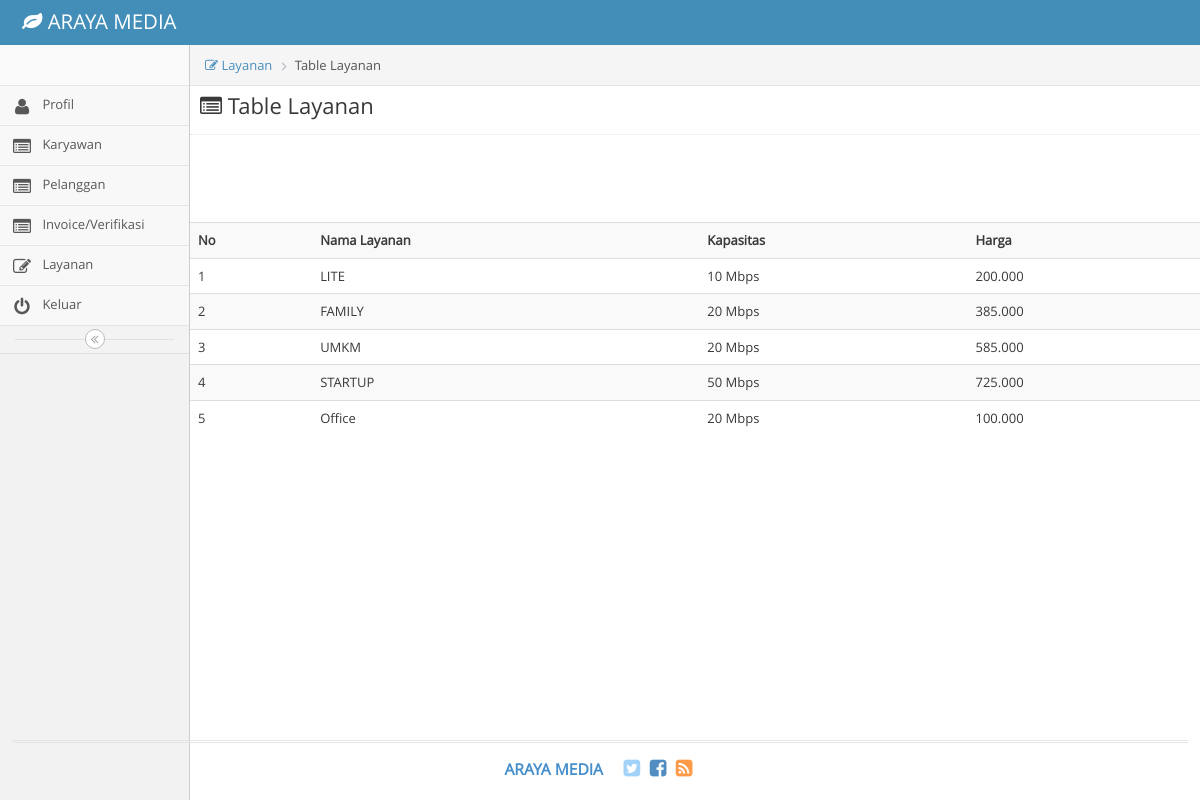
The app's page /index.php/layanan_admin, older data.
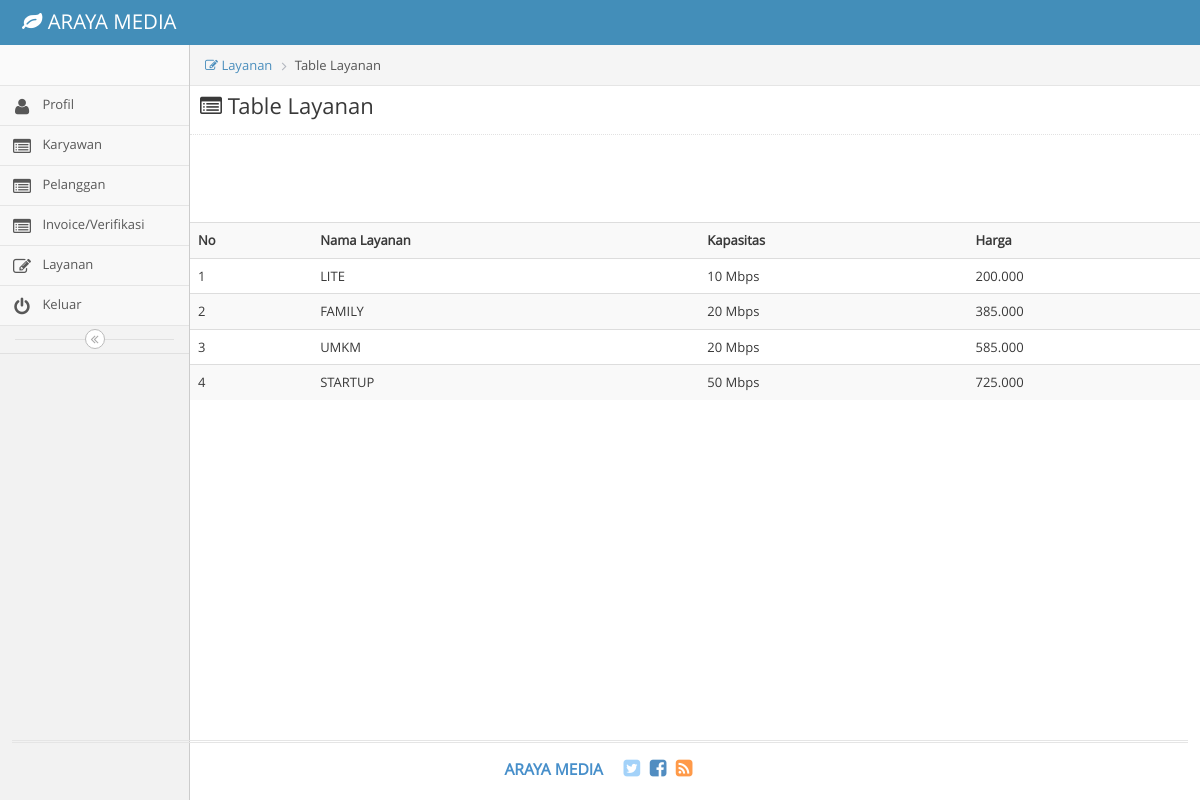
The same page, newer data.
### tables this page shows
CREATE TABLE `layanan` (
  `id_Layanan` int(11) NOT NULL,
  `id_Layanan_Jenis` int(11) DEFAULT NULL,
  `Nama_Layanan` text DEFAULT NULL,
  `Nama_Layanan_Jenis` varchar(45) DEFAULT NULL,
  `Tgl_Aktifasi` date DEFAULT NULL,
  `Kapasitas` varchar(45) DEFAULT NULL,
  `Harga` varchar(45) DEFAULT NULL
);

### application/controllers/layanan_admin.php (called while the page is built, shortened)
<?php
class layanan_admin extends CI_Controller {
	public function index()
	{
		$this->load->view('layanan_admin');
	}
}

### index.php (called while the page is built, shortened)
<?php
require_once BASEPATH.'core/CodeIgniter.php';

### application/views/layanan_admin.php (the view, shortened to what this page needs)
<!DOCTYPE html>
<html lang="en">
	<head>
		<link rel="stylesheet" href="<?php echo base_url()?>assets/css/bootstrap.min.css" />
		<link rel="stylesheet" href="<?php echo base_url()?>assets/font-awesome/4.5.0/css/font-awesome.min.css" />
		<link rel="stylesheet" href="<?php echo base_url()?>assets/css/ace.min.css" class="ace-main-stylesheet" id="main-ace-style" />
		<link rel="stylesheet" href="<?php echo base_url()?>assets/css/ace-skins.min.css" />
		<link rel="stylesheet" href="<?php echo base_url()?>assets/css/ace-rtl.min.css" />
	</head>
	<body class="no-skin">
		<div id="navbar" class="navbar navbar-default          ace-save-state">
			<div class="navbar-container ace-save-state" id="navbar-container">
				<div class="navbar-header pull-left">
					<a href="profil" class="navbar-brand">
						<small>
							<i class="fa fa-leaf"></i>
							ARAYA MEDIA
						</small>
					</a>
				</div>
			</div>
		</div>
		<div class="main-container ace-save-state" id="main-container">
			<div id="sidebar" class="sidebar responsive ace-save-state">
				<div class="sidebar-shortcuts" id="sidebar-shortcuts">
				</div>
<ul class="nav nav-list">
					<li class="">
						<a href="<?php echo base_url("index.php/profil_admin")?>">
							<i class="menu-icon fa fa-user"></i>
							<span class="menu-text">
								Profil
							</span>
						</a>
					</li>
					<li class="">
						<a href="<?php echo base_url("index.php/karyawan_admin")?>">
							<i class="menu-icon fa fa-list-alt"></i>
							<span class="menu-text">
								Karyawan
							</span>
						</a>
					</li>
					<li class="">
						<a href="<?php echo base_url("index.php/pelanggan_admin")?>">
							<i class="menu-icon fa fa-list-alt"></i>
							<span class="menu-text">
								Pelanggan
							</span>
						</a>
					</li>
					<li class="">
						<a href="<?php echo base_url("index.php/invover_admin")?>">
							<i class="menu-icon fa fa-list-alt"></i>
							<span class="menu-text">
								Invoice/Verifikasi
							</span>
						</a>
					</li>
					<li class="">
						<a href="<?php echo base_url("index.php/layanan_admin")?>">
							<i class="menu-icon fa fa-pencil-square-o"></i>
							<span class="menu-text">
								Layanan
							</span>
						</a>
					</li>
					<li class="">
						<a href="<?php echo base_url("index.php/keluar_admin")?>">
							<i class="menu-icon fa fa-power-off"></i>
							<span class="menu-text">
								Keluar
							</span>
						</a>
					</li>
				</ul>
				<div class="sidebar-toggle sidebar-collapse" id="sidebar-collapse">
					<i id="sidebar-toggle-icon" class="ace-icon fa fa-angle-double-left ace-save-state" data-icon1="ace-icon fa fa-angle-double-left" data-icon2="ace-icon fa fa-angle-double-right"></i>
				</div>
			</div>
			<div class="main-content">
				<div class="main-content-inner">
					<div class="breadcrumbs ace-save-state" id="breadcrumbs">
						<ul class="breadcrumb">
						<li><a href=""><i class="menu-icon fa fa-pencil-square-o"></i> Layanan</li></a>
              			<li><i class="icon_document_alt"></i>Table Layanan</li>
						</ul>
					</div>
						<h3 class="page-header"><i class="menu-icon fa fa-list-alt" style="margin-left: 10px"></i> Table Layanan</h3>
					<section class="wrapper">
						<table class="table table-striped table-advance table-hover">
					                <tbody>
					                  <tr>
					                    <th><i class="icon_profile"></i> No</th>
					                    <th><i class="icon_profile"></i> Nama Layanan</th>
					                    <th><i class="icon_mail_alt"></i> Kapasitas</th>
					                    <th><i class="icon_calendar"></i> Harga</th>
					                  </tr>
					                  <?php
								include ('koneksi.php');
								$sql='select * from layanan';
								$ambil=mysqli_query($konek,$sql);
								$nomor=1;
								while($data=mysqli_fetch_array($ambil)){
								echo "<tr>";
								echo "<td>".$nomor++."</td>";
								echo "<td>".$data['Nama_Layanan']."</td>";
								echo "<td>".$data['Kapasitas']."</td>";
								echo "<td>".$data['Harga']."</td>";
								echo "</tr>";
								}
								?>
					</section>
											</div>
										</div>
									</div>
			<div class="footer">
				<div class="footer-inner">
					<div class="footer-content">
						<span class="bigger-120">
							<span class="blue bolder">ARAYA MEDIA </span>
						</span>
						<span class="action-buttons">
							<a href="#">
								<i class="ace-icon fa fa-twitter-square light-blue bigger-150"></i>
							</a>
							<a href="#">
								<i class="ace-icon fa fa-facebook-square text-primary bigger-150"></i>
							</a>
							<a href="#">
								<i class="ace-icon fa fa-rss-square orange bigger-150"></i>
							</a>
						</span>
					</div>
				</div>
			</div>
	</body>
</html>

Row changes from the older to the newer data that the page shows:
removed layanan: Nama_Layanan "Office", Kapasitas "20 Mbps", Harga "100.000"
